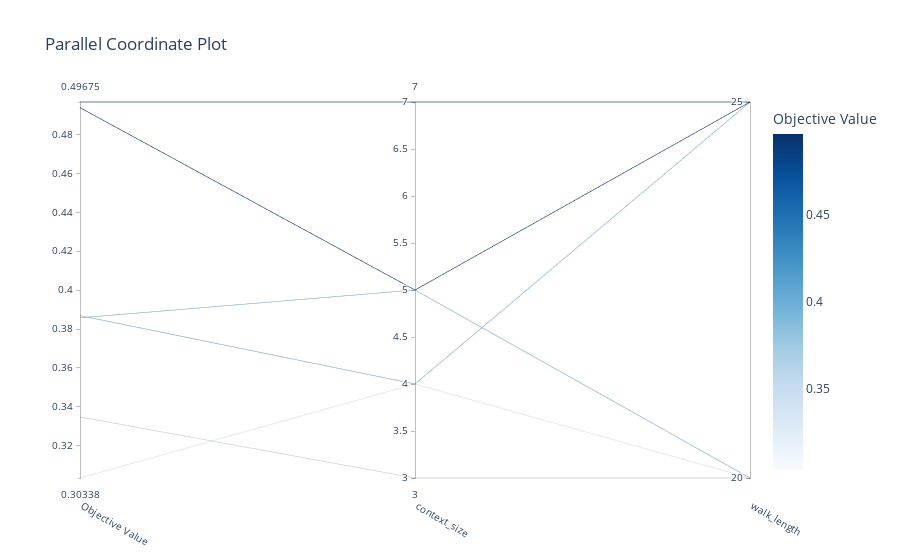

The notebook cell this image was saved under:
### Code cell
# if you have a reasonable amout of hyperparameters and search space,
# you can see the value combination of hyperparameters and their performance
# on your objective function in each line
optuna.visualization.plot_parallel_coordinate(study)

### Figure 1 — Plotly figure (JSON) as saved in the notebook; plotly's stock layout.template omitted (floating-point values rounded to 4 significant figures)
{"data": [{"dimensions": [{"label": "Objective Value", "range": [0.3034, 0.4968], "values": [0.3857, 0.3034, 0.3348, 0.3869, 0.4938, 0.4968]}, {"label": "context_size", "range": [3, 7], "values": [5, 4, 3, 4, 5, 7]}, {"label": "walk_length", "range": [0, 1], "ticktext": [20, 25], "tickvals": [0, 1], "values": [0, 0, 0, 1, 1, 1]}], "labelangle": 30, "labelside": "bottom", "line": {"color": [0.3857, 0.3034, 0.3348, 0.3869, 0.4938, 0.4968], "colorbar": {"title": {"text": "Objective Value"}}, "colorscale": [[0, "rgb(247,251,255)"], [0.125, "rgb(222,235,247)"], [0.25, "rgb(198,219,239)"], [0.375, "rgb(158,202,225)"], [0.5, "rgb(107,174,214)"], [0.625, "rgb(66,146,198)"], [0.75, "rgb(33,113,181)"], [0.875, "rgb(8,81,156)"], [1, "rgb(8,48,107)"]], "reversescale": false, "showscale": true}, "type": "parcoords"}], "layout": {"title": {"text": "Parallel Coordinate Plot"}}}
